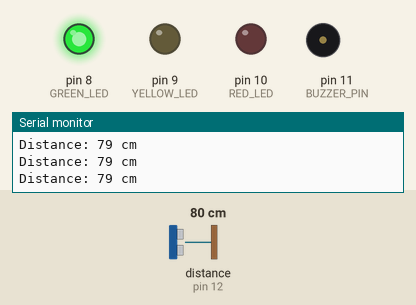
Simulated run of this sketch. Board: Arduino Uno, built with avr-gcc and run on an emulated ATmega328P. Shown: output pins drawn as LEDs (lit = HIGH), buzzer (waves = sounding, pin HIGH), the last lines printed to the serial monitor. Wiring (inferred from the names in the program): ultrasonic range finder: trigger pin 13; echo pin 12. Inputs (shaded band) come from the test bench; at power-on: distance to the obstacle (sensor on pin 12) 80 cm. The echo pulse lasts 58.3 µs per cm; pins used as bus, display or sensor lines are not drawn.

Above: at 1.2 s.
1.3 s: distance to the obstacle (sensor on pin 12) set to 35 cm
2.8 s: distance to the obstacle (sensor on pin 12) set to 29 cm
At 3.8 s:
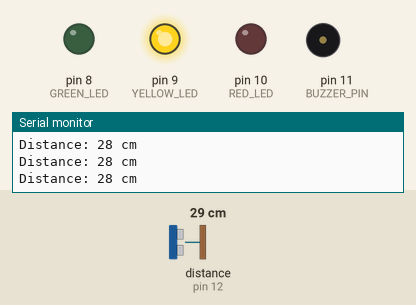
4.3 s: distance to the obstacle (sensor on pin 12) set to 19 cm
5.8 s: distance to the obstacle (sensor on pin 12) set to 14 cm
At 6.34 s:
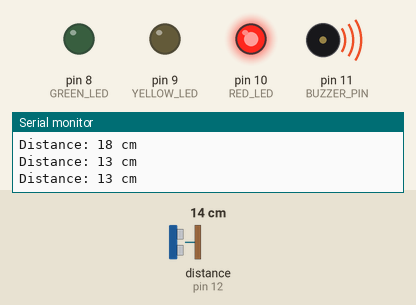
8.8 s: distance to the obstacle (sensor on pin 12) set to 18 cm
At 8.95 s:
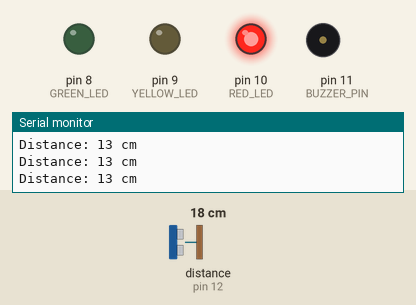
10.6 s: distance to the obstacle (sensor on pin 12) set to 2 cm
At 10.97 s:
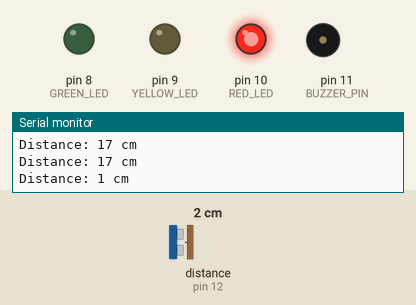
Timing chart, 0 to 14.6 s (numbered marks = the images above; inputs shaded):
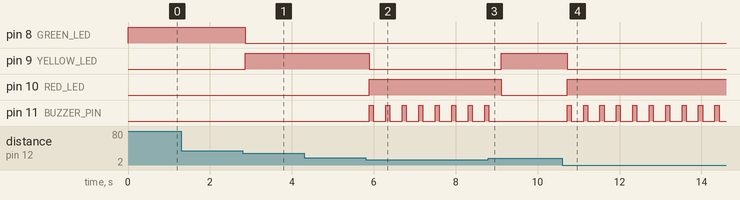

The sketch:

distance_with_leds_and_buzzer.ino
```cpp
// (licence header left out)
#define TRIG_PIN 13
#define ECHO_PIN 12
#define GREEN_LED 8
#define YELLOW_LED 9
#define RED_LED 10
#define BUZZER_PIN 11

long duration;
int distance;

void setup() {
  pinMode(TRIG_PIN, OUTPUT);
  pinMode(ECHO_PIN, INPUT);

  pinMode(GREEN_LED, OUTPUT);
  pinMode(YELLOW_LED, OUTPUT);
  pinMode(RED_LED, OUTPUT);
  pinMode(BUZZER_PIN, OUTPUT);

  Serial.begin(9600);
}

void loop() {
  // Trigger pulse
  digitalWrite(TRIG_PIN, LOW);
  delayMicroseconds(2);
  digitalWrite(TRIG_PIN, HIGH);
  delayMicroseconds(10);
  digitalWrite(TRIG_PIN, LOW);

  duration = pulseIn(ECHO_PIN, HIGH);
  distance = (duration / 2) / 29.1;

  Serial.print("Distance: ");
  Serial.print(distance);
  Serial.println(" cm");

  // Distance logic
  if (distance > 30) {
    digitalWrite(GREEN_LED, HIGH);
    digitalWrite(YELLOW_LED, LOW);
    digitalWrite(RED_LED, LOW);
    digitalWrite(BUZZER_PIN, LOW);
  }
  else if (distance <= 30 && distance > 15) {
    digitalWrite(GREEN_LED, LOW);
    digitalWrite(YELLOW_LED, HIGH);
    digitalWrite(RED_LED, LOW);
    digitalWrite(BUZZER_PIN, LOW);
  }
  else {
    digitalWrite(GREEN_LED, LOW);
    digitalWrite(YELLOW_LED, LOW);
    digitalWrite(RED_LED, HIGH);

    // Pulsed buzzer alert
    digitalWrite(BUZZER_PIN, HIGH);
    delay(100);
    digitalWrite(BUZZER_PIN, LOW);
    delay(100);
  }

  delay(200); // Slight delay for stable readings
}
```

Measured:
- the behaviour switches between 32 and 31 cm on distance to the obstacle (sensor on pin 12) (found by bisection; images 0 and 1)
- the behaviour switches between 17 and 16 cm on distance to the obstacle (sensor on pin 12) (found by bisection; images 1 and 2)
- after the input at 2.8 s, pin 8 (GREEN_LED): HIGH → LOW after 0.06 s; pin 9 (YELLOW_LED): LOW → HIGH after 0.06 s
- after the input at 5.8 s, pin 9 (YELLOW_LED): HIGH → LOW after 0.09 s; pin 10 (RED_LED): LOW → HIGH after 0.09 s; pin 11 (BUZZER_PIN): alternates HIGH for 0.10 s and LOW for 0.30 s, starting after 0.09 s
- after the input at 8.8 s, pin 9 (YELLOW_LED): LOW → HIGH after 0.31 s; pin 10 (RED_LED): HIGH → LOW after 0.31 s; pin 11 (BUZZER_PIN): goes on until 8.8 s, then stays LOW
- after the input at 10.6 s, pin 9 (YELLOW_LED): HIGH → LOW after 0.12 s; pin 10 (RED_LED): LOW → HIGH after 0.12 s; pin 11 (BUZZER_PIN): alternates HIGH for 0.10 s and LOW for 0.30 s, starting after 0.12 s
